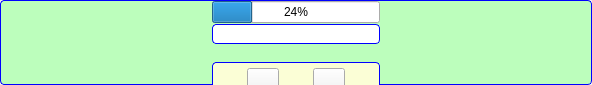
<?xml version="1.0" encoding="UTF-8"?>
<ui version="4.0">
 <class>AssetTextWidget</class>
 <widget class="QWidget" name="AssetTextWidget">
  <property name="geometry">
   <rect>
    <x>0</x>
    <y>0</y>
    <width>592</width>
    <height>85</height>
   </rect>
  </property>
  <property name="sizePolicy">
   <sizepolicy hsizetype="Expanding" vsizetype="Preferred">
    <horstretch>0</horstretch>
    <verstretch>0</verstretch>
   </sizepolicy>
  </property>
  <property name="minimumSize">
   <size>
    <width>0</width>
    <height>42</height>
   </size>
  </property>
  <property name="maximumSize">
   <size>
    <width>16777215</width>
    <height>16777215</height>
   </size>
  </property>
  <property name="windowTitle">
   <string>Form</string>
  </property>
  <property name="styleSheet">
   <string notr="true">QFrame#m_MainFrame
{   
background-color: #BCFEBC;
border: 1px solid blue;
border-radius: 4px; 
}

QFrame#m_TextFrame
{   
background-color: #FFFFFF;
border: 1px solid blue;
border-radius: 4px; 
}

QFrame#m_ButtonFrame
{   
background-color: #FBFED6;
border: 1px solid blue;
border-radius: 4px; 
}</string>
  </property>
  <layout class="QVBoxLayout" name="verticalLayout_2">
   <property name="spacing">
    <number>0</number>
   </property>
   <property name="margin">
    <number>0</number>
   </property>
   <item>
    <widget class="QFrame" name="m_MainFrame">
     <property name="sizePolicy">
      <sizepolicy hsizetype="Expanding" vsizetype="Preferred">
       <horstretch>0</horstretch>
       <verstretch>0</verstretch>
      </sizepolicy>
     </property>
     <property name="frameShape">
      <enum>QFrame::StyledPanel</enum>
     </property>
     <property name="frameShadow">
      <enum>QFrame::Raised</enum>
     </property>
     <layout class="QHBoxLayout" name="horizontalLayout_2">
      <property name="spacing">
       <number>0</number>
      </property>
      <property name="margin">
       <number>0</number>
      </property>
      <item>
       <spacer name="m_LeftSpacer">
        <property name="orientation">
         <enum>Qt::Horizontal</enum>
        </property>
        <property name="sizeHint" stdset="0">
         <size>
          <width>166</width>
          <height>20</height>
         </size>
        </property>
       </spacer>
      </item>
      <item>
       <widget class="AvatarBar" name="m_LeftAvatarBar" native="true">
        <property name="sizePolicy">
         <sizepolicy hsizetype="Fixed" vsizetype="Expanding">
          <horstretch>42</horstretch>
          <verstretch>0</verstretch>
         </sizepolicy>
        </property>
        <property name="minimumSize">
         <size>
          <width>42</width>
          <height>0</height>
         </size>
        </property>
       </widget>
      </item>
      <item>
       <layout class="QVBoxLayout" name="verticalLayout">
        <property name="spacing">
         <number>1</number>
        </property>
        <item>
         <widget class="QProgressBar" name="m_XferProgressBar">
          <property name="value">
           <number>24</number>
          </property>
         </widget>
        </item>
        <item>
         <widget class="QFrame" name="m_TextFrame">
          <property name="sizePolicy">
           <sizepolicy hsizetype="Expanding" vsizetype="Preferred">
            <horstretch>0</horstretch>
            <verstretch>0</verstretch>
           </sizepolicy>
          </property>
          <property name="frameShape">
           <enum>QFrame::NoFrame</enum>
          </property>
          <property name="frameShadow">
           <enum>QFrame::Raised</enum>
          </property>
          <layout class="QGridLayout" name="gridLayout">
           <property name="margin">
            <number>2</number>
           </property>
           <property name="spacing">
            <number>2</number>
           </property>
           <item row="1" column="0">
            <widget class="VxLabel" name="m_ChatTextLabel">
             <property name="sizePolicy">
              <sizepolicy hsizetype="Expanding" vsizetype="Preferred">
               <horstretch>0</horstretch>
               <verstretch>0</verstretch>
              </sizepolicy>
             </property>
             <property name="text">
              <string/>
             </property>
             <property name="wordWrap">
              <bool>true</bool>
             </property>
            </widget>
           </item>
          </layout>
         </widget>
        </item>
        <item>
         <widget class="QFrame" name="m_TagFrame">
          <property name="sizePolicy">
           <sizepolicy hsizetype="Expanding" vsizetype="Fixed">
            <horstretch>0</horstretch>
            <verstretch>0</verstretch>
           </sizepolicy>
          </property>
          <property name="minimumSize">
           <size>
            <width>0</width>
            <height>16</height>
           </size>
          </property>
          <property name="maximumSize">
           <size>
            <width>16777215</width>
            <height>16</height>
           </size>
          </property>
          <layout class="QHBoxLayout" name="horizontalLayout_3">
           <property name="spacing">
            <number>0</number>
           </property>
           <property name="margin">
            <number>0</number>
           </property>
           <item>
            <widget class="VxTagLabel" name="m_TagTextLabel">
             <property name="sizePolicy">
              <sizepolicy hsizetype="Expanding" vsizetype="Fixed">
               <horstretch>0</horstretch>
               <verstretch>0</verstretch>
              </sizepolicy>
             </property>
             <property name="minimumSize">
              <size>
               <width>0</width>
               <height>14</height>
              </size>
             </property>
             <property name="maximumSize">
              <size>
               <width>16777215</width>
               <height>16777215</height>
              </size>
             </property>
             <property name="text">
              <string/>
             </property>
            </widget>
           </item>
          </layout>
         </widget>
        </item>
        <item>
         <widget class="QFrame" name="m_ButtonFrame">
          <property name="sizePolicy">
           <sizepolicy hsizetype="Preferred" vsizetype="Fixed">
            <horstretch>0</horstretch>
            <verstretch>0</verstretch>
           </sizepolicy>
          </property>
          <property name="minimumSize">
           <size>
            <width>0</width>
            <height>42</height>
           </size>
          </property>
          <property name="maximumSize">
           <size>
            <width>16777215</width>
            <height>42</height>
           </size>
          </property>
          <property name="frameShape">
           <enum>QFrame::NoFrame</enum>
          </property>
          <property name="frameShadow">
           <enum>QFrame::Raised</enum>
          </property>
          <layout class="QHBoxLayout" name="horizontalLayout">
           <property name="spacing">
            <number>5</number>
           </property>
           <property name="margin">
            <number>5</number>
           </property>
           <item>
            <widget class="VxPushButton" name="m_SendButton">
             <property name="sizePolicy">
              <sizepolicy hsizetype="Fixed" vsizetype="Fixed">
               <horstretch>0</horstretch>
               <verstretch>0</verstretch>
              </sizepolicy>
             </property>
             <property name="minimumSize">
              <size>
               <width>32</width>
               <height>32</height>
              </size>
             </property>
             <property name="maximumSize">
              <size>
               <width>32</width>
               <height>32</height>
              </size>
             </property>
             <property name="text">
              <string/>
             </property>
             <property name="iconSize">
              <size>
               <width>32</width>
               <height>32</height>
              </size>
             </property>
            </widget>
           </item>
           <item>
            <widget class="VxPushButton" name="m_ShredButton">
             <property name="sizePolicy">
              <sizepolicy hsizetype="Fixed" vsizetype="Fixed">
               <horstretch>0</horstretch>
               <verstretch>0</verstretch>
              </sizepolicy>
             </property>
             <property name="minimumSize">
              <size>
               <width>32</width>
               <height>32</height>
              </size>
             </property>
             <property name="maximumSize">
              <size>
               <width>32</width>
               <height>32</height>
              </size>
             </property>
             <property name="text">
              <string/>
             </property>
             <property name="iconSize">
              <size>
               <width>32</width>
               <height>32</height>
              </size>
             </property>
            </widget>
           </item>
          </layout>
         </widget>
        </item>
       </layout>
      </item>
      <item>
       <widget class="AvatarBar" name="m_RightAvatarBar" native="true">
        <property name="sizePolicy">
         <sizepolicy hsizetype="Fixed" vsizetype="Preferred">
          <horstretch>0</horstretch>
          <verstretch>0</verstretch>
         </sizepolicy>
        </property>
        <property name="minimumSize">
         <size>
          <width>42</width>
          <height>0</height>
         </size>
        </property>
        <property name="maximumSize">
         <size>
          <width>42</width>
          <height>16777215</height>
         </size>
        </property>
       </widget>
      </item>
      <item>
       <spacer name="m_RightSpacer">
        <property name="orientation">
         <enum>Qt::Horizontal</enum>
        </property>
        <property name="sizeHint" stdset="0">
         <size>
          <width>166</width>
          <height>20</height>
         </size>
        </property>
       </spacer>
      </item>
     </layout>
    </widget>
   </item>
  </layout>
 </widget>
 <customwidgets>
  <customwidget>
   <class>VxPushButton</class>
   <extends>QPushButton</extends>
   <header>VxPushButton.h</header>
  </customwidget>
  <customwidget>
   <class>AvatarBar</class>
   <extends>QWidget</extends>
   <header>AvatarBar.h</header>
   <container>1</container>
  </customwidget>
  <customwidget>
   <class>VxTagLabel</class>
   <extends>QLabel</extends>
   <header>VxTagLabel.h</header>
  </customwidget>
  <customwidget>
   <class>VxLabel</class>
   <extends>QLabel</extends>
   <header>VxLabel.h</header>
  </customwidget>
 </customwidgets>
 <resources/>
 <connections/>
</ui>
